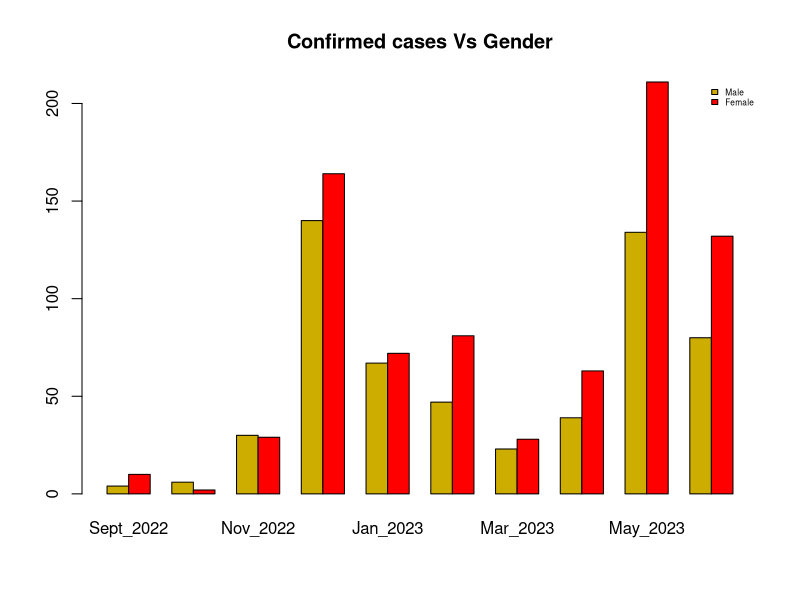
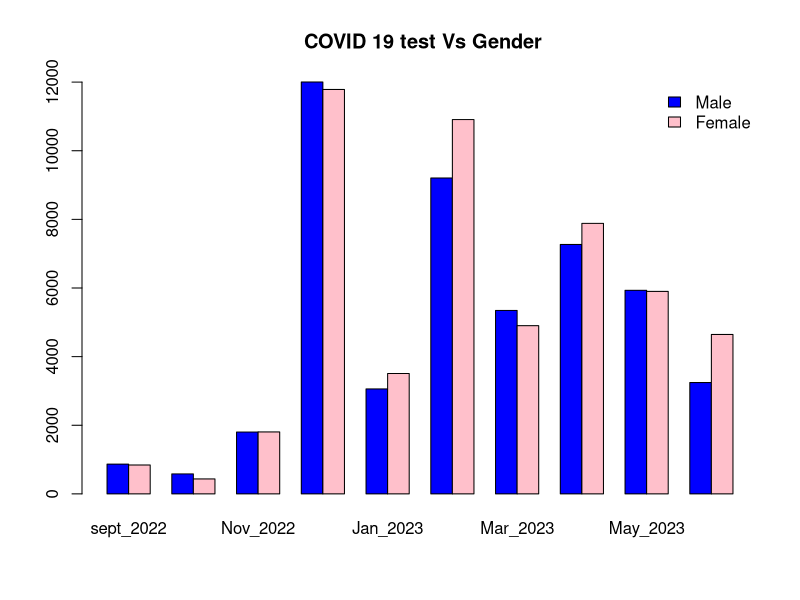
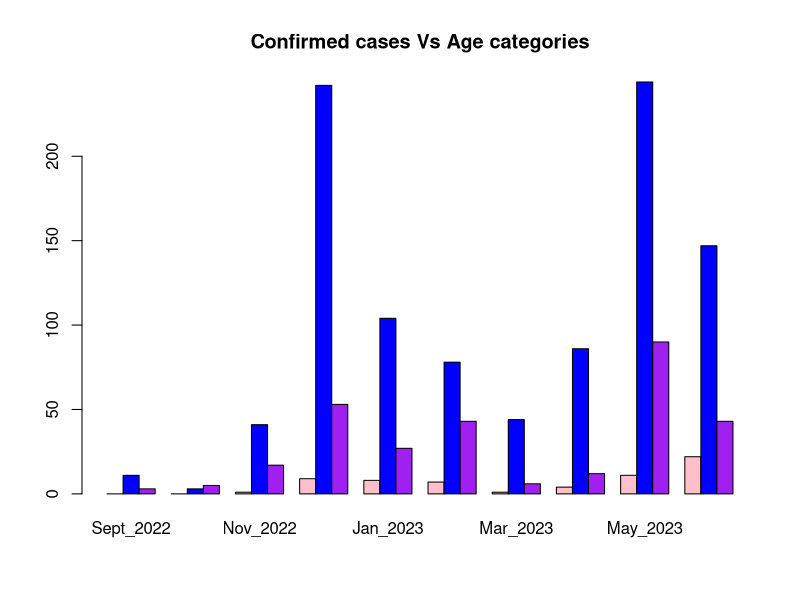
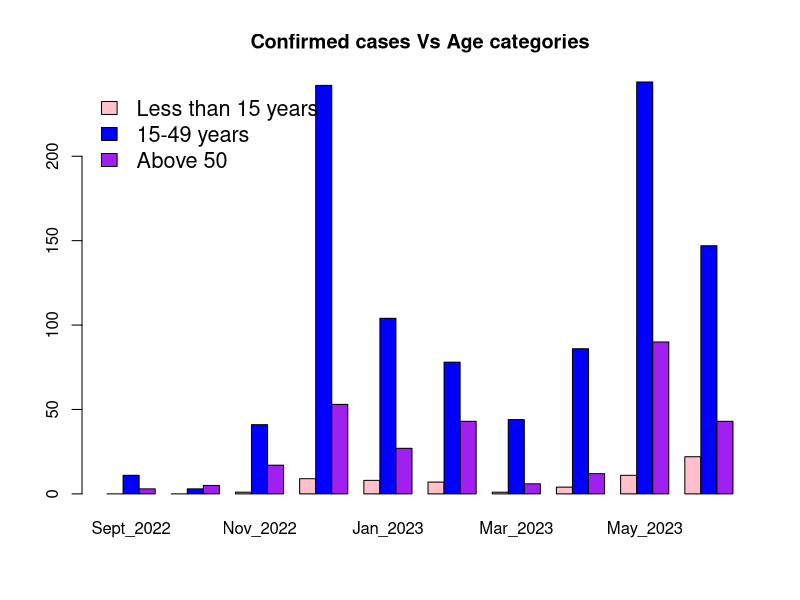
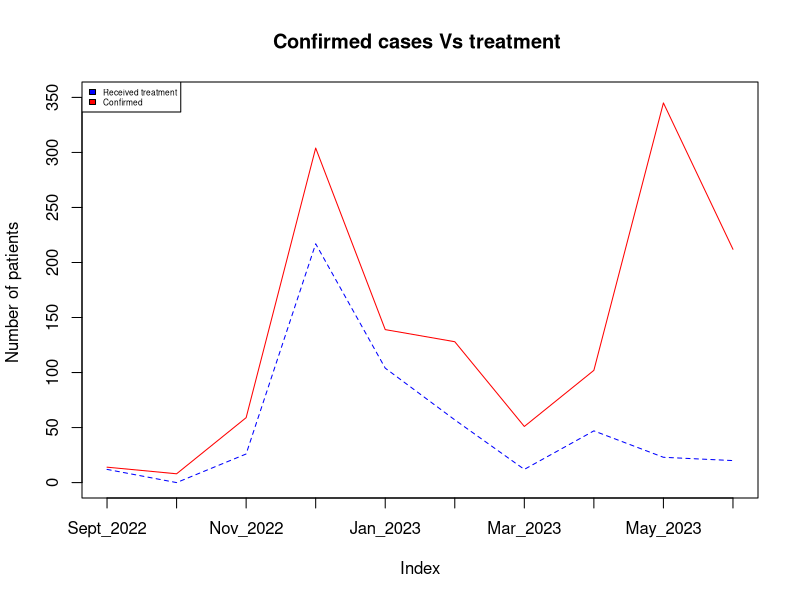
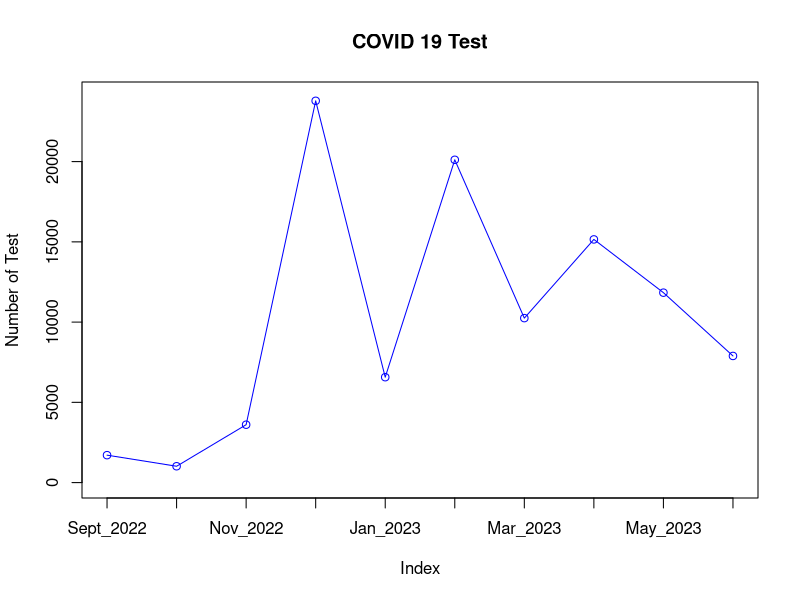
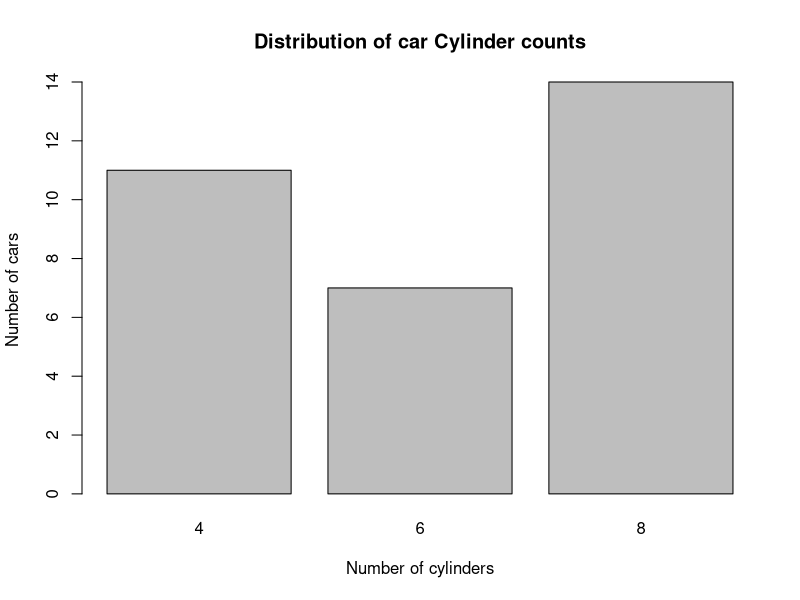
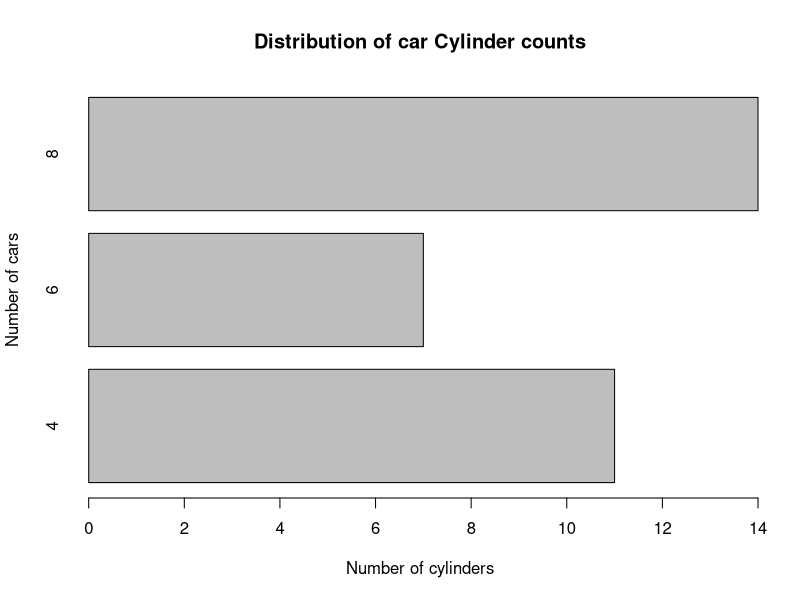

These figures' R source, in order:
## ---- chunk 1
data1<- read.table(text="Sept_2022 Oct_2022 Nov_2022 Dec_2022 Jan_2023 Feb_2023 Mar_2023 Apr_2023 May_2023 June_2023
1 4 6 30 140 67 47 23 39 134 80
2 10 2 29 164 72 81 28 63 211 132",header=TRUE)
barplot(as.matrix(data1),main="Confirmed cases Vs Gender",beside=TRUE,col=c("gold3","red"))
legend("topright", c("Male","Female"),cex = 0.5,bty="n",fill = c("gold3","red"))
## ---- chunk 2
data3<- read.table(text="sept_2022 Oct_2022 Nov_2022 Dec_2022 Jan_2023 Feb_2023 Mar_2023 Apr_2023 May_2023 June_2023
1  867  582 1802    12003   3059    9205    5346    7269    5933    3245
2  842  436 1805    11785   3508    10908   4902    7883    5901    4646 ",header=TRUE)
barplot(as.matrix(data3),main=" COVID 19 test Vs Gender",beside=TRUE,col=c("blue","pink"))
legend("topright", c("Male","Female"),cex = 1,bty="n",fill = c("blue","pink"))
## ---- chunk 3
data2<- read.table(text="Sept_2022 Oct_2022 Nov_2022 Dec_2022 Jan_2023 Feb_2023 Mar_2023 Apr_2023 May_2023 June_2023
1 0 0 1 9 8 7 1 4 11 22
2 11 3 41 242 104 78 44 86 244 147
3 3 5 17 53 27 43 6 12 90 43 ",header=TRUE)
barplot(as.matrix(data2),main="Confirmed cases Vs Age categories",beside=TRUE,col=c("pink","blue","purple"))
barplot(as.matrix(data2),main="Confirmed cases Vs Age categories",beside=TRUE,col=c("pink","blue","purple"))
legend("topleft", c("Less than 15 years","15-49 years","Above 50"),cex = 1.3,bty="n",fill = c("pink","blue","purple"))
## ---- chunk 4
months<-c("Sept_2022","Oct_2022","Nov_2022","Dec_2022", "Jan_2023","Feb_2023","Mar_2023","Apr_2023","May_2023","June_2023")
Confirmed_covid<-c(14,8,59,304,139,128,51,102,345,212)
plot(Confirmed_covid, type = "l",pch=21, col = "red",ylim=c(0,350),
     xaxt="n", ylab = "Number of patients ",
     main = "Confirmed cases Vs treatment ")
treatment<- c(12,0,26,217,104,57,12,47,23,20)

lines(treatment, col="blue",lty=2)

legend("topleft", legend=c("Received treatment", "Confirmed"),cex=0.5, fill = c("blue","red"))
axis(1,at=1:10,lab=c("Sept_2022","Oct_2022","Nov_2022","Dec_2022", "Jan_2023","Feb_2023","Mar_2023","Apr_2023","May_2023","June_2023"))
## ---- chunk 5
months<-c("sept_2022","Oct_2022","Nov_2022","Dec_2022", "Jan_2023","feb_2023","Mar_2023","Apr_2023","May_2023", "June_2023")
number_of_test<-c(1709, 1018,   3607,23788,6567,20113,10248,15152,11834,7891)
plot(number_of_test, type = "o", col = "blue",ylim=c(0,24000),
     xaxt="n", ylab = "Number of Test",
     main = "COVID 19 Test")
axis(1,at=1:10,lab=c("Sept_2022","Oct_2022","Nov_2022","Dec_2022", "Jan_2023","Feb_2023","Mar_2023","Apr_2023","May_2023","June_2023"))
## ---- chunk 6
data(mtcars)
#dotchart(mtcars$mpg,labels=row.names(mtcars),ce#x = 0.,main="miles per Gallon of car #model",xlab = "MPG")

table(mtcars$cyl)
## ---- chunk 7
barplot(table(mtcars$cyl),main="Distribution of car Cylinder counts",xlab="Number of cylinders",ylab = "Number of cars")
## ---- chunk 8
barplot(table(mtcars$cyl),main="Distribution of car Cylinder counts",xlab="Number of cylinders",ylab = "Number of cars",horiz=TRUE)
## ---- chunk 9
plot(mtcars$mpg~mtcars$wt,main="Automobile Data",xlab="Weight",ylab=" Miles per Gallon")
## ---- chunk 10
plot(mtcars$mpg~mtcars$wt,main="Automobile Data",xlab="Weight",ylab=" Miles per Gallon")
plot(mtcars$mpg~mtcars$wt,pch=17,main="Automobile Data",xlab="Weight",ylab=" Miles per Gallon")
## ---- chunk 11
plot(mtcars$mpg~mtcars$wt,pch=20,main="Automobile Data",xlab="Weight",ylab=" Miles per Gallon")
## ---- chunk 12
plot(mtcars$mpg~mtcars$wt,type="b", lty=2, lwd=2,col="red",main="Automobile Data",xlab="Weight",ylab=" Miles per Gallon")
